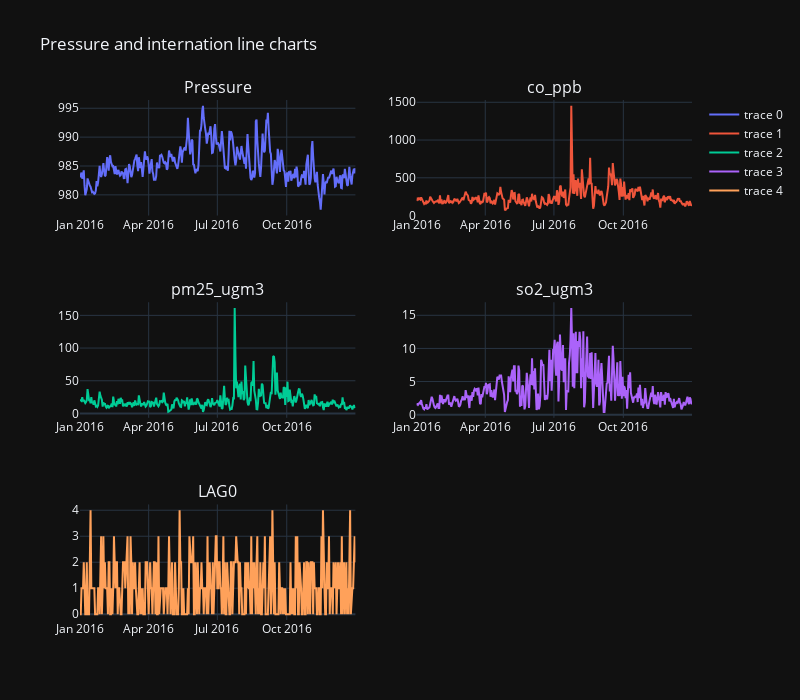

Here is the notebook cell this chart was saved with:
### Code cell
data_subplots(df, "2016-01", "2016-12-31")

### Figure 1 — Plotly figure (JSON) as saved in the notebook; plotly's stock layout.template omitted (floating-point values rounded to 4 significant figures; data arrays with more than 128 entries replaced by an {"elided": "..."} marker saying what was removed)
{"data": [{"x": {"elided": "366 str values"}, "y": {"elided": "366 float values"}, "type": "scatter", "xaxis": "x", "yaxis": "y"}, {"x": {"elided": "366 str values"}, "y": {"elided": "366 float values"}, "type": "scatter", "xaxis": "x2", "yaxis": "y2"}, {"x": {"elided": "366 str values"}, "y": {"elided": "366 float values"}, "type": "scatter", "xaxis": "x3", "yaxis": "y3"}, {"x": {"elided": "366 str values"}, "y": {"elided": "366 float values"}, "type": "scatter", "xaxis": "x4", "yaxis": "y4"}, {"x": {"elided": "366 str values"}, "y": {"elided": "366 int values"}, "type": "scatter", "xaxis": "x5", "yaxis": "y5"}], "layout": {"xaxis": {"anchor": "y", "domain": [0.0, 0.45]}, "yaxis": {"anchor": "x", "domain": [0.7778, 1.0]}, "xaxis2": {"anchor": "y2", "domain": [0.55, 1.0]}, "yaxis2": {"anchor": "x2", "domain": [0.7778, 1.0]}, "xaxis3": {"anchor": "y3", "domain": [0.0, 0.45]}, "yaxis3": {"anchor": "x3", "domain": [0.3889, 0.6111]}, "xaxis4": {"anchor": "y4", "domain": [0.55, 1.0]}, "yaxis4": {"anchor": "x4", "domain": [0.3889, 0.6111]}, "xaxis5": {"anchor": "y5", "domain": [0.0, 0.45]}, "yaxis5": {"anchor": "x5", "domain": [0.0, 0.2222]}, "xaxis6": {"anchor": "y6", "domain": [0.55, 1.0]}, "yaxis6": {"anchor": "x6", "domain": [0.0, 0.2222]}, "annotations": [{"font": {"size": 16}, "showarrow": false, "text": "Pressure", "x": 0.225, "xanchor": "center", "xref": "paper", "y": 1.0, "yanchor": "bottom", "yref": "paper"}, {"font": {"size": 16}, "showarrow": false, "text": "co_ppb", "x": 0.775, "xanchor": "center", "xref": "paper", "y": 1.0, "yanchor": "bottom", "yref": "paper"}, {"font": {"size": 16}, "showarrow": false, "text": "pm25_ugm3", "x": 0.225, "xanchor": "center", "xref": "paper", "y": 0.6111, "yanchor": "bottom", "yref": "paper"}, {"font": {"size": 16}, "showarrow": false, "text": "so2_ugm3", "x": 0.775, "xanchor": "center", "xref": "paper", "y": 0.6111, "yanchor": "bottom", "yref": "paper"}, {"font": {"size": 16}, "showarrow": false, "text": "LAG0", "x": 0.225, "xanchor": "center", "xref": "paper", "y": 0.2222, "yanchor": "bottom", "yref": "paper"}], "title": {"text": "Pressure and internation line charts"}, "height": 700, "width": 800}}
